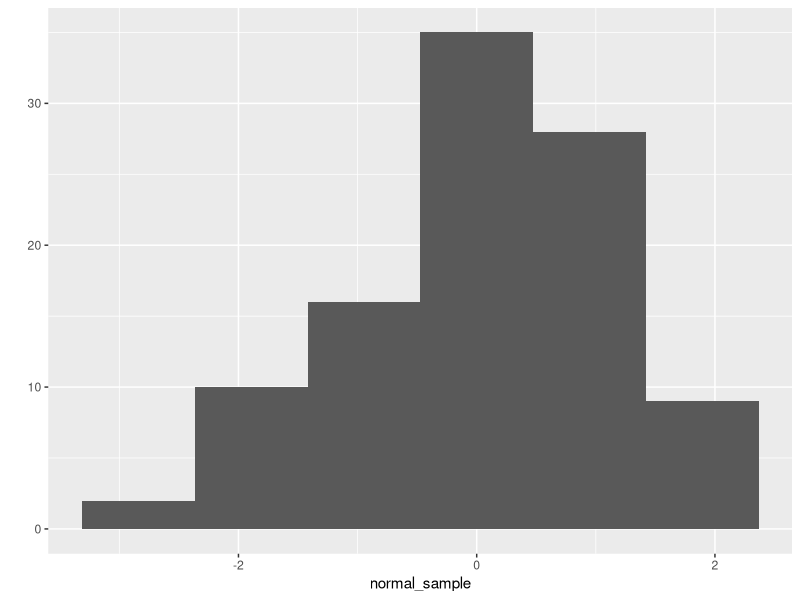
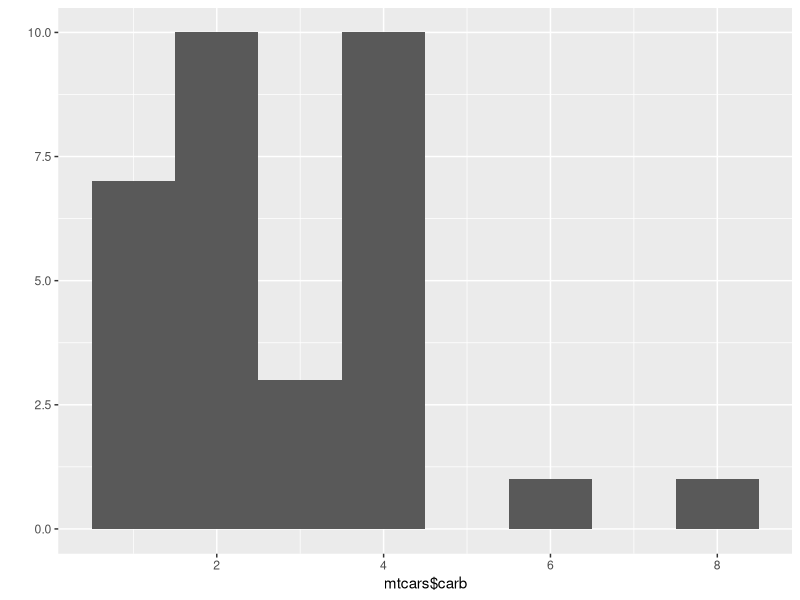
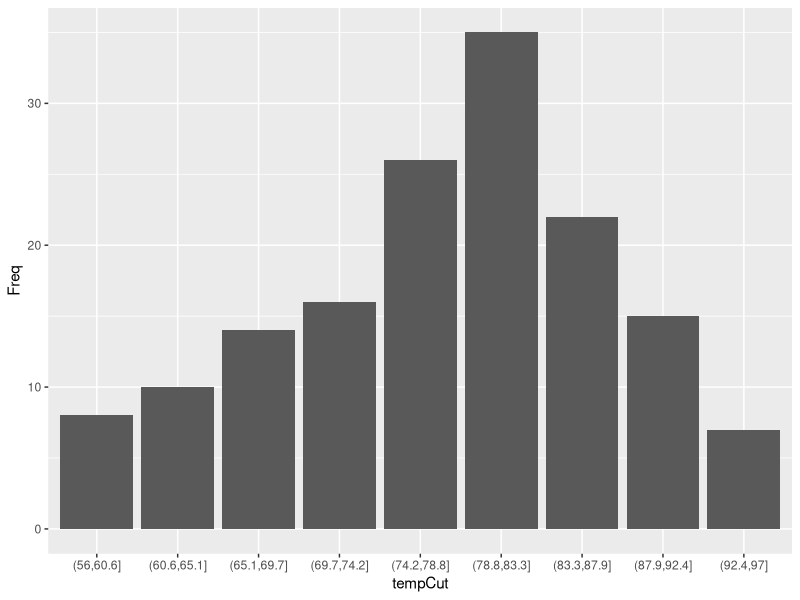
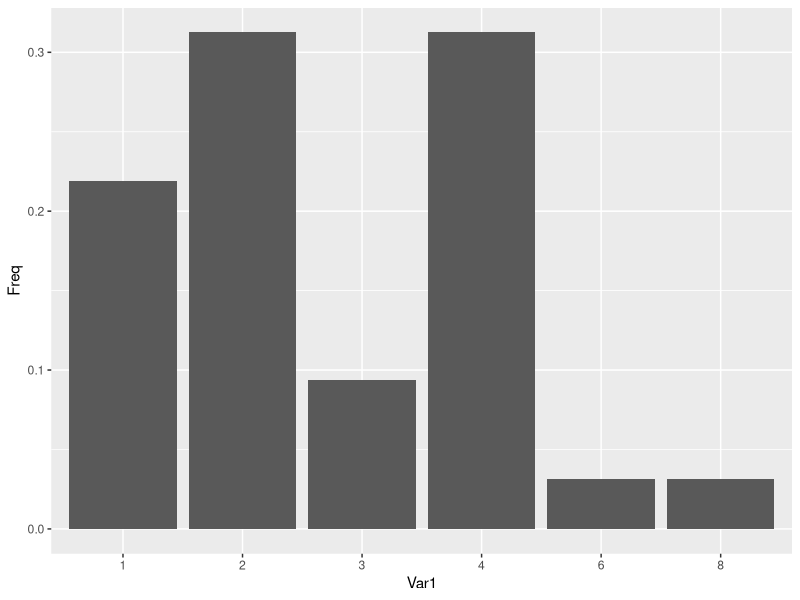

Write R code to recreate these figures, in order.
#install.package("ggplot2")
library(ggplot2) 
library(dplyr)

#?rnorm
normal_sample <- rnorm(100,0,1)

#?qplot
qplot(normal_sample, bins = 6)

qplot(mtcars$carb, bins=8)

tempCut <- cut(airquality$Temp, 9)

table(tempCut) 

# https://stackoverflow.com/questions/42231363/defined-interval-in-r-by-cut-and-make-a-histogram-plot
# https://ggplot2.tidyverse.org/reference/geom_bar.html

table(tempCut) %>% 
  as.data.frame() %>%
  ggplot(aes(x = tempCut, y = Freq)) + 
  geom_col()

print(table(mtcars$carb) / length(mtcars$carb))
print(prop.table(table(mtcars$carb)))

propCarbs <- prop.table(table(mtcars$carb))

propCarbs %>% 
  as.data.frame() %>%
  ggplot(aes(x = Var1, y = Freq)) + 
  geom_col()
